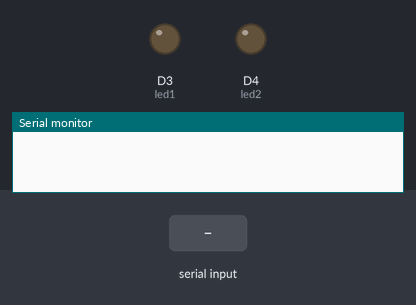
A sketch run on a simulated ESP8266 (NodeMCU). On the bench: output pins drawn as LEDs (lit = HIGH), the last lines printed to the serial monitor. The test bench sets the inputs (shaded band).

Above: at 1.2 s.
1.3 s: "2" received over the second serial link
At 2.5 s:
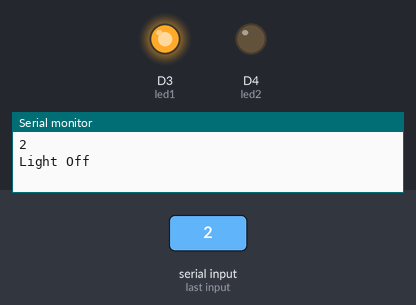
2.8 s: "4" received over the second serial link
At 3.9 s:
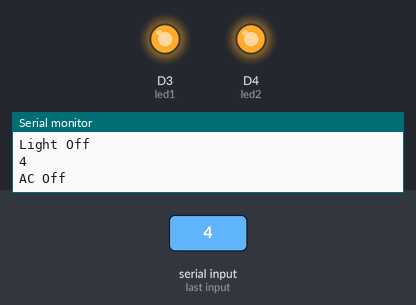
4.3 s: "1" received over the second serial link
At 5.0 s:
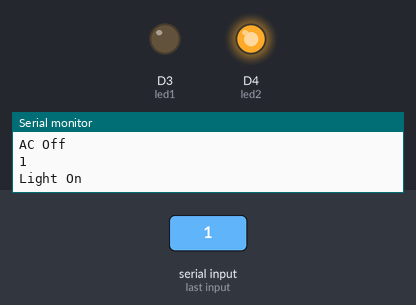
Timing chart, 0 to 7.3 s (numbered marks = the images above; inputs shaded):
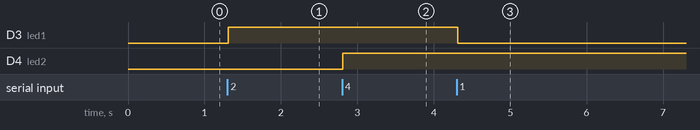

The sketch:

Bluetooth_Control.ino
```cpp
/*
* Control LED's with Smartphone via bluetooth

*/
#include <SoftwareSerial.h>

SoftwareSerial mySerial(D1,D2); // RX, TX

int led1 = D3;
int led2 = D4;

String state;

void setup() {
// sets the pins as outputs:
pinMode(led1, OUTPUT);
pinMode(led2, OUTPUT);

// initialize serial communication at 9600 bits per second:
Serial.begin(9600);
mySerial.begin(9600);
}

void loop() {
 while (mySerial.available()){  //Check if there is an available byte to read
 delay(10); //Delay added to make thing stable
 char c = mySerial.read(); //Conduct a serial read
 //if (c == '#') {break;} //Exit the loop when the # is detected after the word
 state += c; //Shorthand for voice = voice + c
 Serial.println(state);
  }

// if the state is 'LED1ON' the Led1 will turn on
if (state.equals("1")) {
digitalWrite(led1, LOW);
Serial.println("Light On");
}
// if the state is 'LED1OFF' the led1 will turn off
else  if (state.equals("2")){
digitalWrite(led1, HIGH);
Serial.println("Light Off");
}
// if the state is 'LED2ON' the Led2 will turn on
else  if (state.equals("3")){
digitalWrite(led2, LOW);
Serial.println("AC On");
}

// if the state is 'LED2OFF' the led2 will turn off
else  if (state.equals("4")){
digitalWrite(led2, HIGH);
Serial.println("AC Off");
}
// if the state is 'ALLON' the Led's will turn on
else if (state.equals("5")) {
digitalWrite(led1, HIGH);
digitalWrite(led2, HIGH);
Serial.println("All On");
}
// if the state is 'ALLOFF' the Led's will turn off
else if (state.equals("6")) {
digitalWrite(led1, LOW);
digitalWrite(led2, LOW);
Serial.println("All Off");
}


state="";
}
```

Measured:
- after the input at 1.3 s, D3 (led1): LOW → HIGH at once
- after the input at 2.8 s, D4 (led2): LOW → HIGH at once
- after the input at 4.3 s, D3 (led1): HIGH → LOW at once
